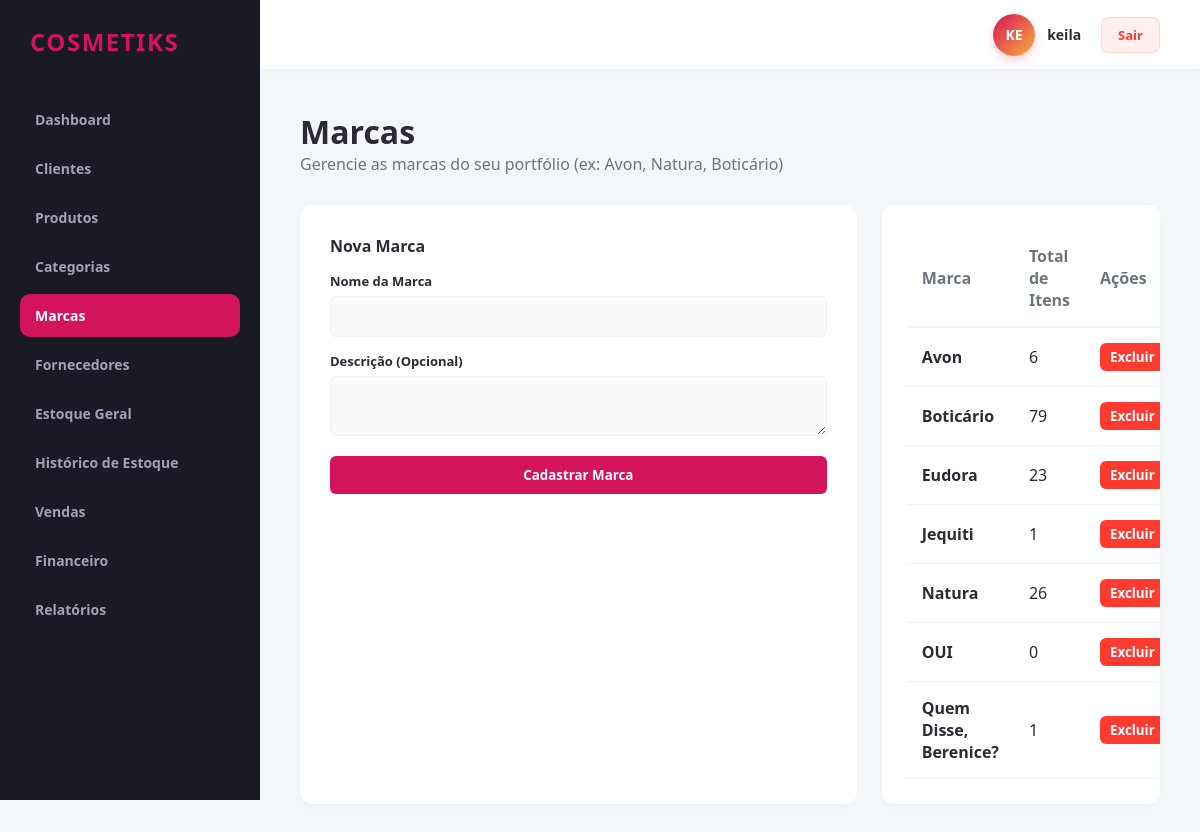
Page /marcas/ (signed in) on the committed database.
### app/models/marca.py (models this page shows)
class Marca(db.Model):
    __tablename__ = 'marcas'
    id = db.Column(db.Integer, primary_key=True)
    revendedor_id = db.Column(db.Integer, db.ForeignKey('revendedores.id'), nullable=False)
    nome = db.Column(db.String(100), nullable=False)
    descricao = db.Column(db.Text, nullable=True)
    produtos = db.relationship('Produto', backref='marca', lazy=True)

### app/controllers/marca_controller.py (the view)
@marca_bp.route('/')
@revendedor_required
def index():
    revendedor_id = session.get('revendedor_id')
    lista = marca_service.listar_todas(revendedor_id)
    return render_template('produtos/marcas.html', marcas=lista)

### app/controllers/marca_controller.py (called while the page is built)
def revendedor_required(f):
    @wraps(f)
    def decorated_function(*args, **kwargs):
        if not session.get('usuario_logado') or session.get('is_admin'):
            flash('Acesso restrito a revendedores autenticados.', 'danger')
            return redirect(url_for('auth.login'))
        return f(*args, **kwargs)
    return decorated_function

### app/repositories/marca_repository.py (called while the page is built)
    def get_todas_ordenadas(self, revendedor_id):
        return self.model.query.filter_by(revendedor_id=revendedor_id).order_by(self.model.nome.asc()).all()

### app/services/marca_service.py (called while the page is built)
    def listar_todas(self, revendedor_id):
        return self.marca_repo.get_todas_ordenadas(revendedor_id)

### app/templates/produtos/marcas.html (shortened to what this page needs)
{% extends 'base.html' %}
{% block content %}
<div class="header-panel">
    <div>
        <h1>Marcas</h1>
        <p style="color: var(--text-muted);">Gerencie as marcas do seu portfólio (ex: Avon, Natura, Boticário)</p>
    </div>
</div>
<div class="dashboard-row">
    <div class="form-container">
        <div style="font-weight: 700; margin-bottom: 15px;">Nova Marca</div>
        <form action="{{ url_for('marca.nova') }}" method="POST">
            <div class="form-group" style="margin-bottom: 15px;">
                <label class="form-label">Nome da Marca</label>
                <input type="text" name="nome" class="form-control" required>
            </div>
            <div class="form-group" style="margin-bottom: 20px;">
                <label class="form-label">Descrição (Opcional)</label>
                <textarea name="descricao" class="form-control" rows="2"></textarea>
            </div>
            <button type="submit" class="btn btn-primary" style="width: 100%;">Cadastrar Marca</button>
        </form>
    </div>
    <div class="data-table-container">
        <table class="data-table">
            <thead>
                <tr>
                    <th>Marca</th>
                    <th>Total de Itens</th>
                    <th>Ações</th>
                </tr>
            </thead>
            <tbody>
                {% for m in marcas %}
                <tr>
                    <td>
                        <strong>{{ m.nome }}</strong>
                    </td>
                    <td>{{ m.produtos|length }}</td>
                    <td>
                        <form action="{{ url_for('marca.excluir', id_marca=m.id) }}" method="POST" onsubmit="return confirm('Deseja excluir esta marca?')">
                            <button type="submit" class="btn btn-danger" style="padding: 5px 10px;">Excluir</button>
                        </form>
                    </td>
                </tr>
                {% endfor %}
            </tbody>
        </table>
    </div>
</div>
{% endblock %}

### app/static/css/main.css (style rules this page uses)
:root { --primary-color: #d4145a; --secondary-color: #fbb03b; --dark-bg: #1a1a24; --card-bg: #ffffff; --text-main: #2b2b36; --text-muted: #6c757d; --border-color: #eef2f5; --success: #00b074; --danger: #ff3b30; --warning: #ffcc00; }
* { margin: 0; padding: 0; box-sizing: border-box; font-family: 'Segoe UI', Tahoma, Geneva, Verdana, sans-serif; }
body { background-color: #f4f7f9; color: var(--text-main); display: flex; min-height: 100vh; }
.header-panel { display: flex; justify-content: space-between; align-items: center; margin-bottom: 30px; }
.data-table-container { background: var(--card-bg); border-radius: 12px; padding: 25px; box-shadow: 0 4px 6px rgba(0,0,0,0.02); overflow-x: auto; }
.data-table { width: 100%; border-collapse: collapse; text-align: left; }
.data-table th { padding: 15px; border-bottom: 2px solid var(--border-color); color: var(--text-muted); font-weight: 600; }
.data-table td { padding: 15px; border-bottom: 1px solid var(--border-color); }
.btn { padding: 10px 20px; border-radius: 6px; border: none; font-weight: 600; cursor: pointer; transition: background 0.2s; text-decoration: none; display: inline-block; }
.btn-primary { background: var(--primary-color); color: #fff; }
.btn-danger { background: var(--danger); color: #fff; }

### app/static/css/components.css (style rules this page uses)
.form-container { background: #ffffff; border-radius: 12px; padding: 30px; box-shadow: 0 4px 6px rgba(0,0,0,0.02); }
.form-group { display: flex; flex-direction: column; gap: 6px; }
.form-label { font-size: 13px; font-weight: 600; color: var(--text-main); }
.form-control { padding: 10px 14px; border: 1px solid #eef2f5; border-radius: 6px; background-color: #f8fafc; font-size: 14px; color: var(--text-main); transition: all 0.2s; }

### app/static/css/dashboard.css (style rules this page uses)
.dashboard-row { display: grid; grid-template-columns: 2fr 1fr; gap: 25px; margin-bottom: 30px; }

### rows in the picture
Marca: nome "Avon", produtos|length "6"
Marca: nome "Boticário", produtos|length "79"
Marca: nome "Eudora", produtos|length "23"
Marca: nome "Jequiti", produtos|length "1"
Marca: nome "Natura", produtos|length "26"
Marca: nome "OUI", produtos|length "0"
Marca: nome "Quem Disse, Berenice?", produtos|length "1"

### other values in the picture
{{ saas_name }} "COSMETIKS"
{{ username_raw[:2]|upper }} "KE"
{{ username_raw }} "keila"
